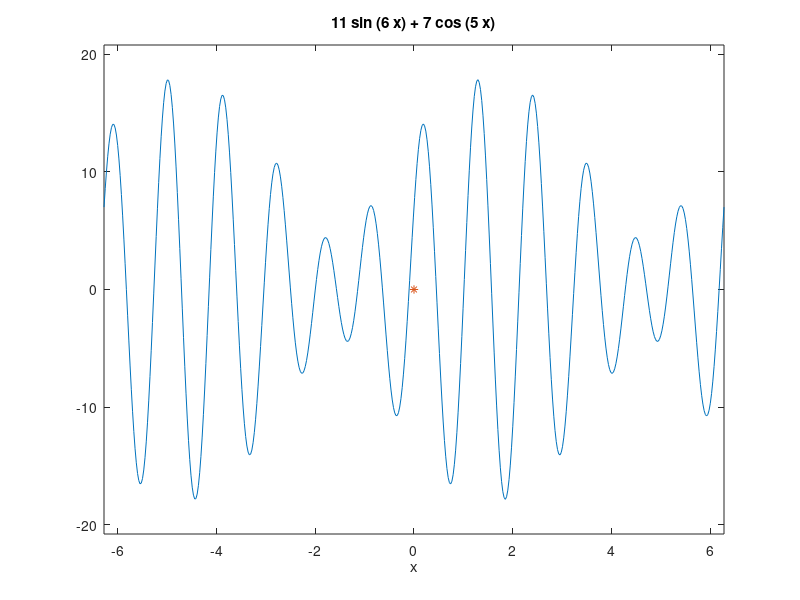

The MATLAB source for this figure: (Note: this script raises an error after producing the figure.)
clear;clc
%%定义
%varnum 变量个数（此为一元函数）
%  eps 精度
%  lb ub 变量范围
%  n 种群大小
%  pc 交叉概率
%  pm 变异概率
%  M 动态线性变换

  f= @(x) 11*sin(6*x)+7*cos(5*x) % @定义x

%% 绘图
ezplot(f)
hold on %添加新绘图时保持原有绘图
h= plot(0,0,'*');
varnum=1;%变量个数
n=30;
lb=0;%% lower bound
ub=0.4;
eps=1e-2;
pc=0.57; % 较大 0.4~0.9
pm=0.01; % 较小
maxgen=200;

%%初始化种群
for i=1:varnum
    L(i)=ceil(log2((ub(i)-lb(i))/eps+1)); %ceil:向正无穷舍入,[log2(201)],给出8位表示数字
end

LS= sum(L);% 当varnum=1,LS=L(1)，因为L成为标量
pop = randi([0,1],n,LS);% randi: rand-integer,30个8位的二进制数
spoint = cumsum([0 L]);  %第一个变量占有长度，[0,8]
special_guest = 14
guest_hat = 0
%% 二进制到十进制
for iter = 1:maxgen% 1-200
    for i=1:n% 1-30
        for j=1:varnum
            startpoint=spoint(j)+1;
            endpoint=spoint(j+1);
            real(i,j) =decode(pop(i,startpoint:endpoint),lb(j),ub(j));% decode()二进制到十进制
        % m文件，pop(i,startpoint:endpoint)提取某一行，代表一个染色体
        end
    end
%生成real 30*1 为 x轴上的撒点,为什么不直接在-1到1上生成随机数
    %% 计算适应度值
    fitvalue = fitnessfun(real);%做成适应值
    % 精英保留
    if max(fitvalue) > special_guest
        [bestfitness,bestindex]=max(fitvalue)%最值多少，以及索引
        bestindividual=real(bestindex,:)%real中对应索引的行
        fval=objfun(bestindividual)%上一行值的函数值
        guest_hat= bestindividual
        special_guest = fval 
    end
    fval = objfun(real);
    % 某种
    h.XData =real;
    h.YData =fval;
    %
    pause(0.001)

    %% 选择
    [dad,mom]=selection(pop,fitvalue);

    %%交叉
    newpop = crossover(dad,mom,pc)

    %% 变异
    newpop=mutation(newpop,pm);
     pop=newpop;

end
plot(guest_hat,special_guest,'*')
guest_hat
special_guest
 
